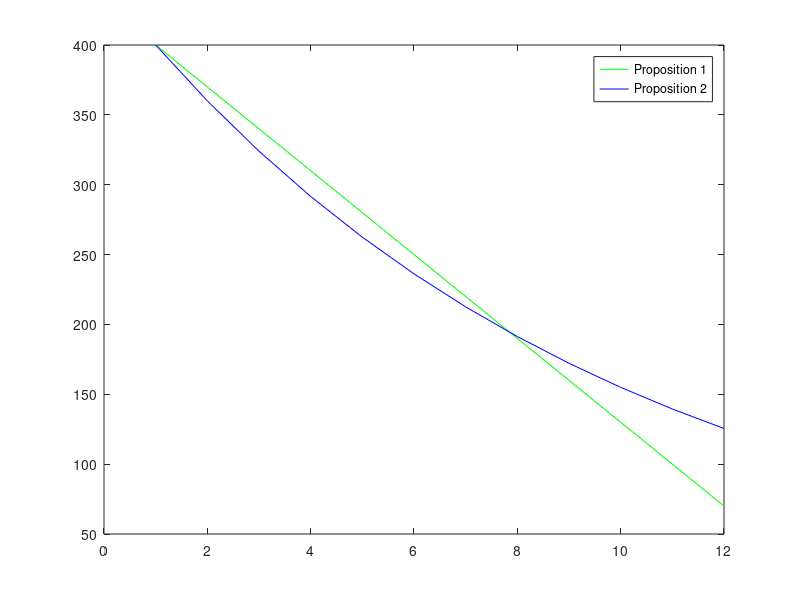

Source code (MATLAB): (Note: this script raises an error after producing the figure.)
mensu = 400;

mensualites1 = mensu;

for mois = 1:11
    mensualites1(end+1) = round(mensualites1(end)-(30));
end


prix_total1=sum(mensualites1);



mensualites2 = mensu;

for mois = 1:11
    mensualites2(end+1) = mensualites2(end)*0.9;
end

prix_total2=round(sum(mensualites2));

xlabel("Mois");
ylabel("Coût");
grid on;
plot(1:12,mensualites1,"g");
hold on;
plot(1:12,mensualites2,"b")
legend("Proposition 1", "Proposition 2");
disp("Prix final proposition 1 " + num2str(prix_total1) + "€, Prix final proposition 2 " + num2str(prix_total2) +'€');